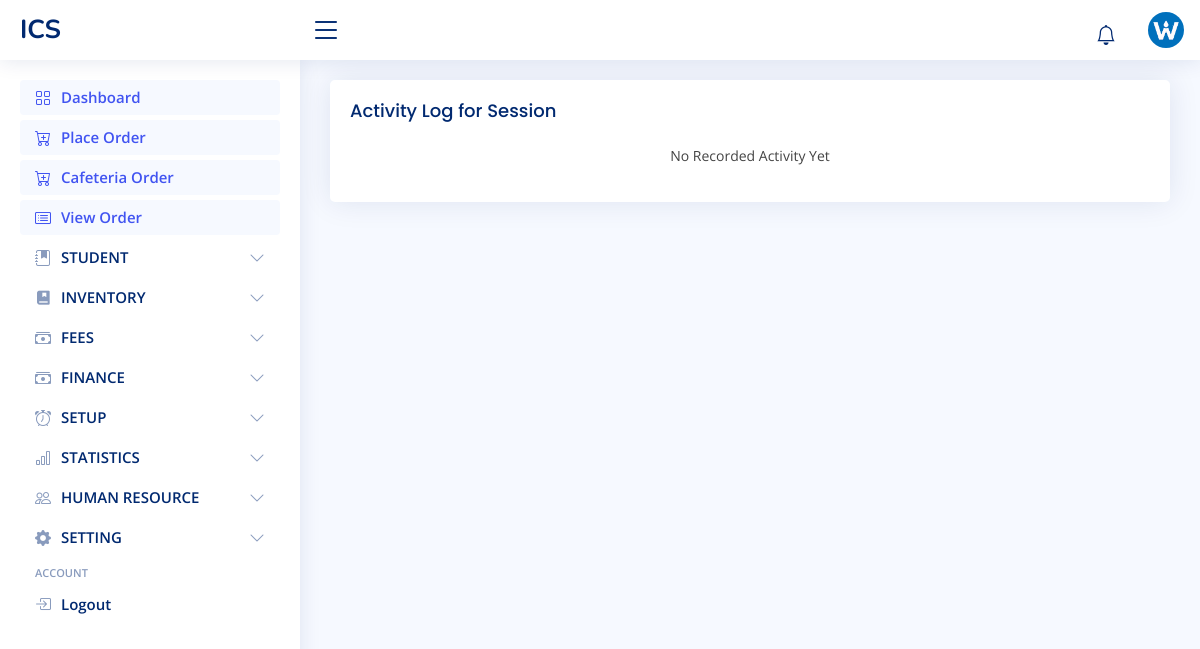
/activity-log/ (signed in), run on the app's committed database.
### admin_site/models.py (models this page shows)
class SchoolInfoModel(models.Model):
    name = models.CharField(max_length=250)
    short_name = models.CharField(max_length=50)
    logo = models.FileField(upload_to='images/logo', blank=True, null=True)
    mobile = models.CharField(max_length=20)
    email = models.EmailField()
    address = models.CharField(max_length=255)
    def __str__(self):
        return self.short_name.upper()

### admin_site/views.py (the view)
# urls.py: path('activity-log/', ActivityLogView.as_view(), name='activity_log'),
class ActivityLogView(LoginRequiredMixin, ListView):
    model = ActivityLogModel
    permission_required = 'admin_site.view_activitylogmodel'
    template_name = 'admin_site/activity_log.html'
    context_object_name = "activity_log_list"
    queryset = ActivityLogModel.objects.order_by('-created_at')

### admin_site/context_processor.py (called while the page is built)
def school_info(request):
    info = SchoolInfoModel.objects.first()
    return {
        'school_info': info,
    }

### admin_site/templates/admin_site/activity_log.html (shortened to what this page needs)
{% extends 'admin_site/layout.html' %}
{% block 'main' %}
{% load static %}
<div class="col-12">
    <div class="card recent-sales overflow-auto">
        <div class="card-body">
            <h5 class="card-title">Activity Log for {{ session }} Session {{ term }}</h5>
                {% for activity in activity_log_list %}
            <div class="p-1 mb-2">
                    {{ activity.log|safe }}
                 </div>
                {% empty %}
                    <p class="card-description text-center">No Recorded Activity Yet</p>
                {% endfor %}
        </div>
    </div>
</div>
{% endblock %}

### admin_site/templates/admin_site/layout.html (shortened to what this page needs)
<!DOCTYPE html>
{% load static %}
<html lang="en">
<head>
    <link href="{% static 'admin_site/vendor/bootstrap/css/bootstrap.min.css' %}" rel="stylesheet">
    <link href="{% static 'admin_site/vendor/bootstrap-icons/bootstrap-icons.css' %}" rel="stylesheet">
    <link href="{% static 'admin_site/vendor/boxicons/css/boxicons.min.css' %}" rel="stylesheet">
    <link href="{% static 'admin_site/vendor/quill/quill.snow.css' %}" rel="stylesheet">
    <link href="{% static 'admin_site/vendor/quill/quill.bubble.css' %}" rel="stylesheet">
    <link href="{% static 'admin_site/vendor/remixicon/remixicon.css' %}" rel="stylesheet">
    <link href="{% static 'admin_site/vendor/simple-datatables/style.css' %}" rel="stylesheet">
    <link href="{% static 'admin_site/styles/style.css' %}" rel="stylesheet">
</head>
<body>
<header class="header non-printable fixed-top d-flex align-items-center" id="header">
    <div class="d-flex align-items-center justify-content-between">
        <a class="logo d-flex align-items-center" href="% url 'admin_dashboard' %}">
            <span class="d-none d-lg-block">{{ school_info|upper }}</span>
        </a>
        <i class="bi bi-list toggle-sidebar-btn"></i>
    </div>
    <nav class="header-nav ms-auto">
        <ul class="d-flex align-items-center">
            <li class="nav-item dropdown">
          <a class="nav-link nav-icon" href="#" data-bs-toggle="dropdown">
            <i class="bi bi-bell"></i>
          </a>
        </li>
            <li class="nav-item dropdown pe-3">
                <a class="nav-link nav-profile d-flex align-items-center pe-0" data-bs-toggle="dropdown" href="#">
                    {% if user.is_superuser %}
                    <img alt="Profile" class="rounded-circle" src="{{ school_info.logo.url }}">
                    {% else %}
                    {% if user.profile.staff.image %}
                    <img alt="Profile" class="rounded-circle" src="{{user.profile.staff.image.url}}">
                    {% else %}
                    <img alt="Profile" class="rounded-circle" src="{% static 'admin_site/images/default_image.jpg' %}">
                    {% endif %}
                    {% endif %}
                </a>
            </li>
        </ul>
    </nav>
</header>
<aside class="sidebar non-printable" id="sidebar" style="">
    <ul class="sidebar-nav" id="sidebar-nav">
        <li class="nav-item">
            <a class="nav-link" href="{% url 'admin_dashboard' %}">
                <i class="bi bi-grid"></i>
                <span>Dashboard</span>
            </a>
        </li>
        {% if 'inventory.add_salemodel' in perms  %}
        <li class="nav-item">
            <a class="nav-link" href="{% url 'place_order' %}">
                <i class="bi bi-cart-plus"></i>
                <span>Place Order</span>
            </a>
        </li>
        {% endif %}
        {% if 'inventory.add_salemodel' in perms  %}
        <li class="nav-item">
            <a class="nav-link" href="{% url 'cafeteria_collection_live' %}">
                <i class="bi bi-cart-plus"></i>
                <span>Cafeteria Order</span>
            </a>
        </li>
        {% endif %}
        {% if 'inventory.view_salemodel' in perms  %}
        <li class="nav-item">
            <a class="nav-link" href="{% url 'view_orders' %}">
                <i class="bi bi-card-list"></i>
                <span>View Order</span>
            </a>
        </li>
        {% endif %}
        {% if 'student.add_studentmodel' in perms or 'student.view_studentmodel' in perms  %}
        <li class="nav-item">
            <a class="nav-link collapsed" data-bs-target="#stud" data-bs-toggle="collapse" href="#">
                <i class="bi bi-journal-bookmark-fill"></i><span>STUDENT</span><i
                    class="bi bi-chevron-down ms-auto"></i>
            </a>
        </li>
        {% endif %}
        {% if 'inventory.add_stockinmodel' in perms or 'inventory.view_productmodel' in perms  %}
        <li class="nav-item">
            <a class="nav-link collapsed" data-bs-target="#acad" data-bs-toggle="collapse" href="#">
                <i class="ri-book-mark-fill"></i><span>INVENTORY</span><i class="bi bi-chevron-down ms-auto"></i>
            </a>
        </li>
        {% endif %}
         {% if 'student.add_studentfundingmodel' in perms or 'student.view_studentfundingmodel' in perms or 'student.change_studentfundingmodel' in perms  %}
        <li class="nav-item">
            <a class="nav-link collapsed" data-bs-target="#fees" data-bs-toggle="collapse" href="#">
                <i class="bi bi-cash-stack"></i><span>FEES</span><i class="bi bi-chevron-down ms-auto"></i>
            </a>
        </li>
        {% endif %}
         {% if 'student.add_studentfundingmodel' in perms or 'student.view_studentfundingmodel' in perms or 'student.change_studentfundingmodel' in perms  %}
        <li class="nav-item">
            <a class="nav-link collapsed" data-bs-target="#fee" data-bs-toggle="collapse" href="#">
                <i class="bi bi-cash-stack"></i><span>FINANCE</span><i class="bi bi-chevron-down ms-auto"></i>
            </a>
        </li>
        {% endif %}
        {% if 'admin_site.add_classesmodel' in perms  %}
        <li class="nav-item">
            <a class="nav-link collapsed" data-bs-target="#sb_att" data-bs-toggle="collapse" href="#">
                <i class="bi bi-alarm"></i><span>SETUP</span><i class="bi bi-chevron-down ms-auto"></i>
            </a>
        </li>
        {% endif %}
        {% if 'inventory.change_salemodel' in perms  %}
        <li class="nav-item">
            <a class="nav-link collapsed" data-bs-target="#result" data-bs-toggle="collapse" href="#">
                <i class="bi bi-bar-chart"></i><span>STATISTICS</span><i class="bi bi-chevron-down ms-auto"></i>
            </a>
        </li>
        {% endif %}
        {% if 'human_resource.add_staffmodel' in perms or 'human_resource.view_staffmodel' in perms or 'auth.add_group' in perms %}
        <li class="nav-item">
            <a class="nav-link collapsed" data-bs-target="#hr" data-bs-toggle="collapse" href="#">
                <i class="bi bi-people"></i><span>HUMAN RESOURCE</span><i class="bi bi-chevron-down ms-auto"></i>
            </a>
        </li>
        {% endif %}
        {% if 'admin_site.change_schoolinfomodel' in perms or 'admin_site.change_schoolsettingmodel' in perms  %}
        <li class="nav-item">
            <a class="nav-link collapsed" data-bs-target="#tables-nav" data-bs-toggle="collapse" href="#">
                <i class="bi bi-gear-fill"></i><span>SETTING</span><i class="bi bi-chevron-down ms-auto"></i>
            </a>
        </li>
        {% endif %}
        <li class="nav-heading">Account</li>
        <li class="nav-item">
            <a class="nav-link collapsed" href="% url 'logout' %}">
                <i class="bi bi-box-arrow-in-right"></i>
                <span>Logout</span>
            </a>
        </li>
    </ul>
</aside>
<main class="main" id="main">
    <section class="section dashboard">
        {% block 'main' %} {% endblock %}
    </section>
</main>
</body>
</html>

### admin_site/static/admin_site/styles/style.css (style rules this page uses)
:root { scroll-behavior: smooth; }
body { font-family: "Open Sans", sans-serif; background: #f6f9ff; color: #444444; }
a { color: #4154f1; text-decoration: none; }
h1, h2, h3, h4, h5, h6 { font-family: "Nunito", sans-serif; }
#main { margin-top: 60px; padding: 20px 30px; transition: all 0.3s; }
.card { margin-bottom: 30px; border: none; border-radius: 5px; box-shadow: 0px 0 30px rgba(1, 41, 112, 0.1); }
.card-title { padding: 20px 0 15px 0; font-size: 18px; font-weight: 500; color: #012970; font-family: "Poppins", sans-serif; }
.card-body { padding: 0 20px 20px 20px; }
.logo { line-height: 1; }
@media (min-width: 1200px) { .logo { width: 280px; } }
.logo span { font-size: 26px; font-weight: 700; color: #012970; font-family: "Nunito", sans-serif; }
.header { transition: all 0.5s; z-index: 997; height: 60px; box-shadow: 0px 2px 20px rgba(1, 41, 112, 0.1); background-color: #fff; padding-left: 20px; }
.header .toggle-sidebar-btn { font-size: 32px; padding-left: 10px; cursor: pointer; color: #012970; }
.header-nav ul { list-style: none; }
.header-nav > ul { margin: 0; padding: 0; }
.header-nav .nav-icon { font-size: 20px; color: #012970; }
.header-nav .nav-profile { color: #012970; }
.header-nav .nav-profile img { max-height: 36px; }
.sidebar { position: fixed; top: 60px; left: 0; bottom: 0; width: 300px; z-index: 996; transition: all 0.3s; padding: 20px; overflow-y: auto; scrollbar-width: thin; scrollbar-color: #aab7cf transparent; box-shadow: 0px 0px 20px rgba(1, 41, 112, 0.1); background-color: #fff; }
@media (min-width: 1200px) { #main, #footer { margin-left: 300px; } }
.sidebar-nav { padding: 0; margin: 0; list-style: none; }
.sidebar-nav li { padding: 0; margin: 0; list-style: none; }
.sidebar-nav .nav-item { margin-bottom: 5px; }
.sidebar-nav .nav-heading { font-size: 11px; text-transform: uppercase; color: #899bbd; font-weight: 600; margin: 10px 0 5px 15px; }
.sidebar-nav .nav-link { display: flex; align-items: center; font-size: 15px; font-weight: 600; color: #4154f1; transition: 0.3; background: #f6f9ff; padding: 10px 15px; border-radius: 4px; }
.sidebar-nav .nav-link i { font-size: 16px; margin-right: 10px; color: #4154f1; }
.sidebar-nav .nav-link.collapsed { color: #012970; background: #fff; }
.sidebar-nav .nav-link.collapsed i { color: #899bbd; }
.sidebar-nav .nav-link .bi-chevron-down { margin-right: 0; transition: transform 0.2s ease-in-out; }
.dashboard .recent-sales { font-size: 14px; }

### admin_site/templates/admin_site/layout.html (style rules this page uses)
.nav-link { height:35px }

### admin_site/templates/admin_site/activity_log.html (style rules this page uses)
a { color:white; }

### data on the page
SchoolInfoModel: short_name "ICS", logo (picture)
